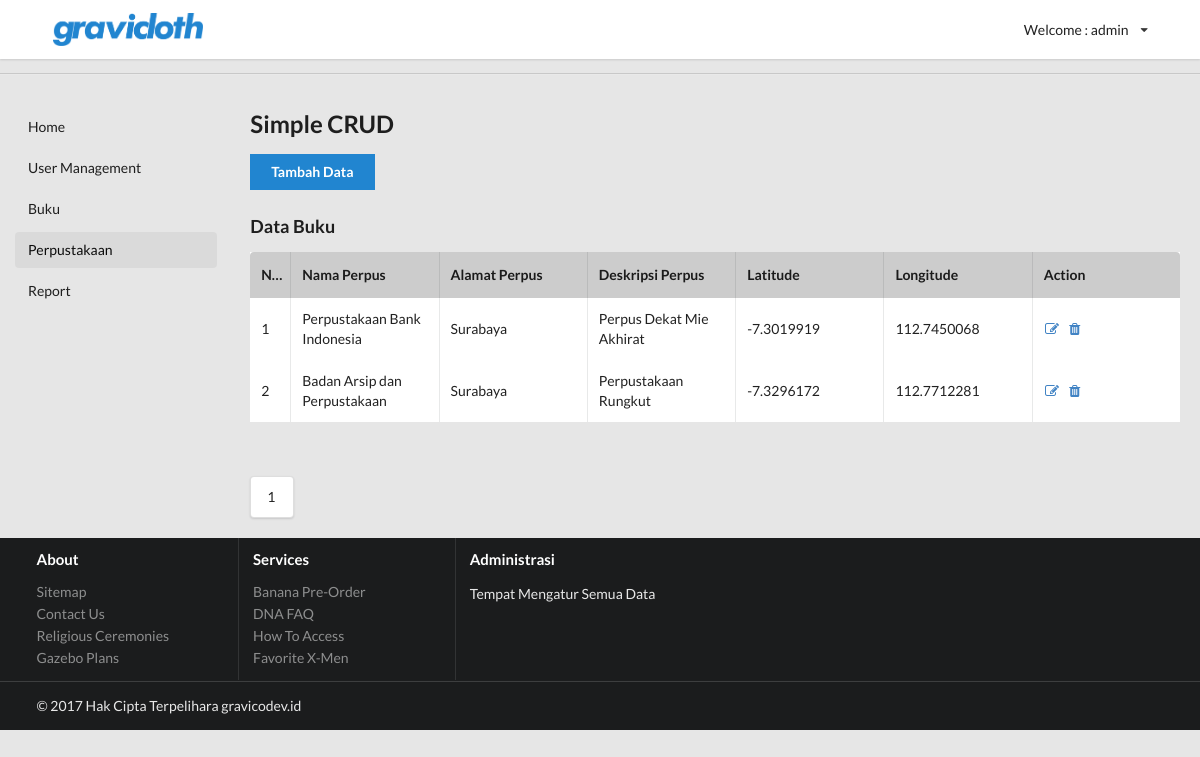
The page /admin/index.php?p=perpus/index (signed in) on the database its author committed.
### tables this page shows
CREATE TABLE `petugas` (
  `id_petugas` int(11) NOT NULL,
  `nama_petugas` varchar(128) NOT NULL,
  `alamat_petugas` varchar(128) NOT NULL,
  `tanggal_masuk` date NOT NULL,
  `tempat_lahir_petugas` varchar(128) NOT NULL,
  `tanggal_lahir_petugas` date NOT NULL,
  `username_petugas` varchar(25) NOT NULL,
  `password_petugas` varchar(25) NOT NULL,
  `status_petugas` int(11) NOT NULL
);

CREATE TABLE `perpus` (
  `id_perpus` int(11) NOT NULL,
  `nama_perpus` varchar(128) NOT NULL,
  `alamat_perpus` varchar(128) NOT NULL,
  `deskripsi_perpus` varchar(128) NOT NULL,
  `latitude` double NOT NULL,
  `longitude` double NOT NULL
);

### admin/view/session.php (called while the page is built, shortened)
<?php
$connection = mysql_connect("localhost", "root", "");
$user_check=$_SESSION['login_user_admin'];
$ses_sql=mysql_query("select username_petugas from petugas where username_petugas='$user_check'", $connection);
$row = mysql_fetch_assoc($ses_sql);
$login_session =$row['username_petugas'];
?>

### admin/view/perpus/index.php (the view, shortened to what this page needs)
	<h2>Simple CRUD</h2>
	<p><a class="ui blue button" href="?p=perpus/tambah">Tambah Data</a></p>
	<h3>Data Buku</h3>
	<table class="ui fixed celled table">
	<thead>
		<tr bgcolor="#CCCCCC">
			<th style="width: 40px;">No.</th>
			<th>Nama Perpus</th>
			<th>Alamat Perpus</th>
			<th>Deskripsi Perpus</th>
			<th>Latitude</th>
			<th>Longitude</th>
			<th>Action</th>
		</tr></thead>
		<?php
		$halaman = 10;
		  $page = isset($_GET["halaman"]) ? (int)$_GET["halaman"] : 1;
		  $mulai = ($page>1) ? ($page * $halaman) - $halaman : 0;
		  $result = mysql_query("SELECT * FROM perpus");
		  $total = mysql_num_rows($result);
		  $pages = ceil($total/$halaman);
		$query = mysql_query("SELECT * FROM perpus ORDER BY nama_perpus DESC LIMIT $mulai, $halaman") or die(mysql_error());
		if(mysql_num_rows($query) == 0){
			echo '<tr><td colspan="6">Tidak ada data!</td></tr>';
		}else{
			$no = 1;
			while($data = mysql_fetch_assoc($query)){
				echo '<tr>';
					echo '<td>'.$no.'</td>';
					echo '<td>'.$data['nama_perpus'].'</td>';
					echo '<td>'.$data['alamat_perpus'].'</td>';
					echo '<td>'.$data['deskripsi_perpus'].'</td>';
					echo '<td>'.$data['latitude'].'</td>';
					echo '<td>'.$data['longitude'].'</td>';
					echo '<td><a  href="index.php?p=perpus/edit&id='.$data['id_perpus'].'"><i class="edit icon"></i></a> <a  href="index.php?p=perpus/hapus&id='.$data['id_perpus'].'" onclick="return confirm(\'Yakin?\')"><i class="trash icon"></i></a></td>';
				echo '</tr>';
				$no++;
			}
		}
		?>
	</table>
<br></br>
<div class="ui pagination menu">
  <?php for ($i=1; $i<=$pages ; $i++){ ?>
  <a href="?p=perpus/index&halaman=<?php echo $i; ?>" class="<?php if ($activePage==$i) {echo "item active"; } else  {echo "item";}?>"><?php echo $i; ?></a>
  <?php } ?>

### admin/view/layout/header-login.php (shortened to what this page needs)
<?php
    $tampilan = "";
	include('view/session.php');
    $query = mysql_query("SELECT * FROM petugas WHERE username_petugas = '$login_session'") or die(mysql_error());
    while($data = mysql_fetch_assoc($query)){
        $tampilan = $data['nama_petugas'];
    }
?>
<header>
    <div id="nav-header" class="ui square borderless menu">
        <div class="ui container">
            <div class="item">
                <a href="">
                    <img class="ui small image" src="public/images/logo.png">
                </a>
            </div>
            <div class="right menu">
                <div class="ui dropdown item" >
                  <div class="text">Welcome : <?php echo $tampilan; ?></div>
                  <i class="dropdown icon"></i>
                </div>
            </div>
        </div>
    </div>
</header>

### admin/public/css/app.css (style rules this page uses)
.ui.square { border-radius: 0; border: 0; }
.ui.button, .ui.basic.button { border-radius: 0; }
.ui.table { border: 0; border-radius: 0; }
.ui.table thead th { background: none; border-bottom: 0; }
.ui.table tr td { border-top: 0; }
html { height: 100%; }
body { background: #e6e6e6; background-color: #e6e6e6; height: 100%; margin: 0; }
#nav-header { margin: 0; }

### rows shown on the page
petugas: nama_petugas "admin"
perpus: nama_perpus "Perpustakaan Bank Indonesia", alamat_perpus "Surabaya", deskripsi_perpus "Perpus Dekat Mie Akhirat", latitude "-7.3019919", longitude "112.7450068"
perpus: nama_perpus "Badan Arsip dan Perpustakaan", alamat_perpus "Surabaya", deskripsi_perpus "Perpustakaan Rungkut", latitude "-7.3296172", longitude "112.7712281"
